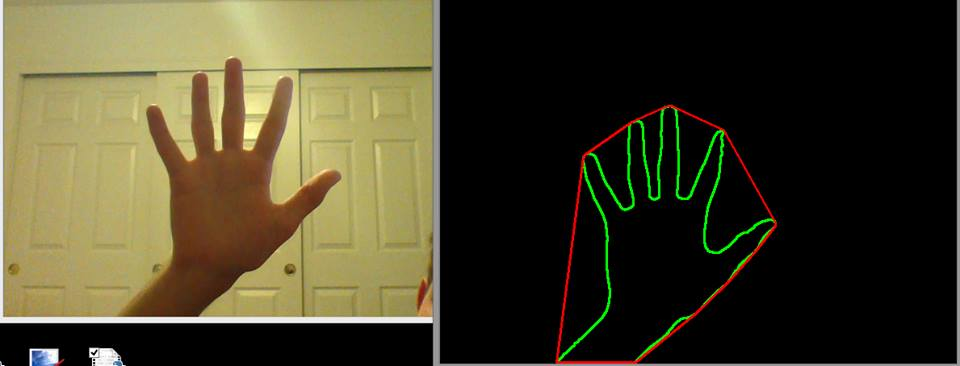
#> input picture images/hand_detection_sample.jpg, 960 x 366 px, given in place of the camera
$ python 'ifheqhar'"'"'s hand algorithm.py'   (older library calls are emulated)
#> lines starting #> are read from the running program, lines starting #| are printed output that depends on the picture; after the words box and inside, x2 and y2 are one past the last pixel; in counts of white or black regions, pixels touching at a corner belong together
import cv2
import numpy as np

cv2.namedWindow("frame")
vc = cv2.VideoCapture(0)

if vc.isOpened(): # try to get the first frame
    rval, img = vc.read()
#> img is the input picture: shape (366, 960, 3); mean B, G, R 41.7, 65.7, 71
else:
    rval = False

#Other Variables
WIDTH=640
HEIGHT=480
ballx=100
bally=HEIGHT/2
balldx=5
balldy=20.0
paddley=HEIGHT/2
paddledy=10
paddlelen=100

'''
def displayBall():
    global ballx, bally, balldx, balldy
    global oldbox
    ballx+=balldx
    bally+=balldy
    if (bally<=balldy+10): balldy=-balldy; bally=balldy+10+1
    if (bally>=HEIGHT-balldy-10): balldy=-balldy; bally=HEIGHT-balldy-20-1

    if (ballx>=oldbox[0][0]): None
    cv2.circle(frame,(int(ballx),int(bally)),10,(255,255,255),thickness=-1,lineType=8,shift=0)

def displayPaddle():
    global paddley, paddledy, paddlelen
    if (bally>paddley+paddlelen/2+10): paddley+=paddledy
    if (bally<paddley+paddlelen/2-10): paddley-=paddledy
    if (paddley<0): paddley=0
    if (paddley>HEIGHT-paddlelen): paddley=HEIGHT-paddlelen
    cv2.rectangle(frame,(50,int(paddley)),(50+15,int(paddley+paddlelen)),(255,255,255),-1)
'''


size=0
delay=5
while rval:

    #print res.dtype
    #Take each frame
    _, frame = vc.read()
    #Convert BGR to HSV
    #invert=cv2.bitwise_not(frame,None)
    '''hsv = cv2.cvtColor(frame, cv2.COLOR_BGR2HSV)
    gray2 = cv2.cvtColor(frame, cv2.COLOR_BGR2HSV)'''
    #Define range of blue color in HSV
    '''lower_blue = np.array([45,80,80])
    upper_blue = np.array([75,255,255])'''
    #Threshold the HSV image to get only blue colors
    '''mask = cv2.inRange(hsv, lower_blue, upper_blue)'''
    #Bitwise-AND mask and original image
    '''res = cv2.bitwise_and(frame, frame, mask=mask)'''
    # [15 lines of commented-out code are left out]
    gray=cv2.cvtColor(frame,cv2.COLOR_BGR2GRAY)
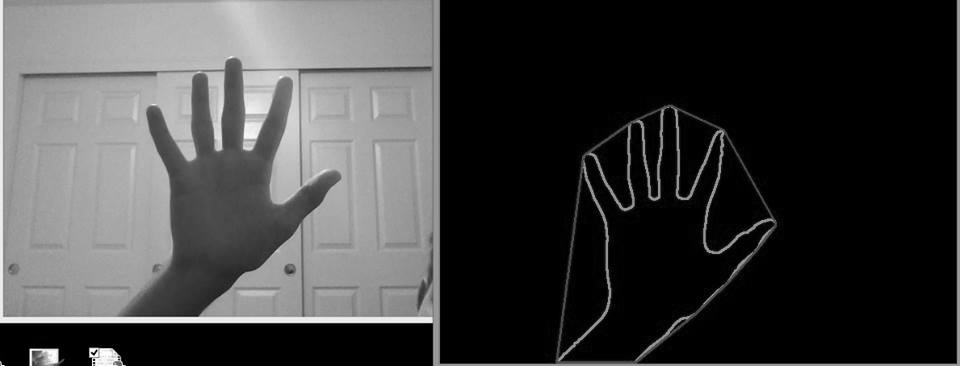
#> gray: shape (366, 960); min 0, max 255, mean 64.5
    blur=cv2.GaussianBlur(gray,(5,5),0)
    ret,thresh1=cv2.threshold(blur,70,255,cv2.THRESH_BINARY_INV+cv2.THRESH_OTSU)
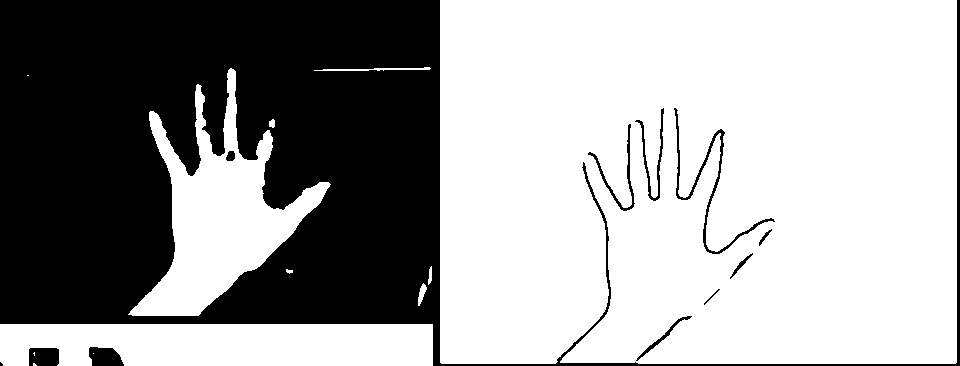
#> thresh1: shape (366, 960); 62.9% white; 12 black regions (1 under 20 px)
#> ret = 84
    #Whatever this does
    contours, hierarchy=cv2.findContours(thresh1,cv2.RETR_TREE,cv2.CHAIN_APPROX_SIMPLE)
#> contours = 20 contours, 5 with area under 20; largest, box (x1, y1, x2, y2) and area: (440, 0, 957, 364) 186460, (128, 68, 331, 316) 17646, (0, 324, 433, 366) 16606, (673, 107, 776, 255) 1315, (634, 107, 665, 202) 606
    drawing=None
    drawing=np.zeros(frame.shape,np.uint8)

    max_area=0
    #if (len(contours)>0):
    if True:
        for n in range(len(contours)):
            cnt=contours[n]
            area=cv2.contourArea(cnt)
            if(area>max_area):
                max_area=area
                ci=n
#> this loop made 20 passes
#> (area, max_area) on passes 4, 10, 13: (16605.5, 16605.5), (17646, 17646), (186460, 186460)
#> area on passes 5, 7, 8, 11, 12, 14: 81.5, 33, 32.5, 87.5, 112, 279
#> after the loop, ci = 12; max_area = 186460
        cnt=contours[ci]
#> cnt = contour of 169 points, box (x1, y1, x2, y2) (440, 0, 957, 364), area 186460
        hull=cv2.convexHull(cnt)
#> hull = [[956, 0], [956, 362], [955, 363], [441, 363], [440, 362], [440, 0]]
        #drawing=np.zeros(frame.shape,np.uint8)
        cv2.drawContours(drawing,[cnt],0,(0,255,0),2)
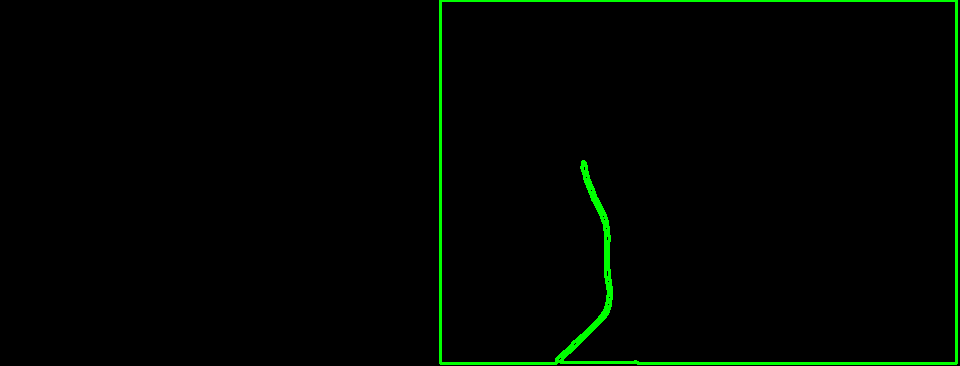
#> drawing: shape (366, 960, 3); mean of channels 0, 1, 2 0, 4.5, 0; drawn as B, G, R
        cv2.drawContours(drawing,[hull],0,(0,0,255),2)
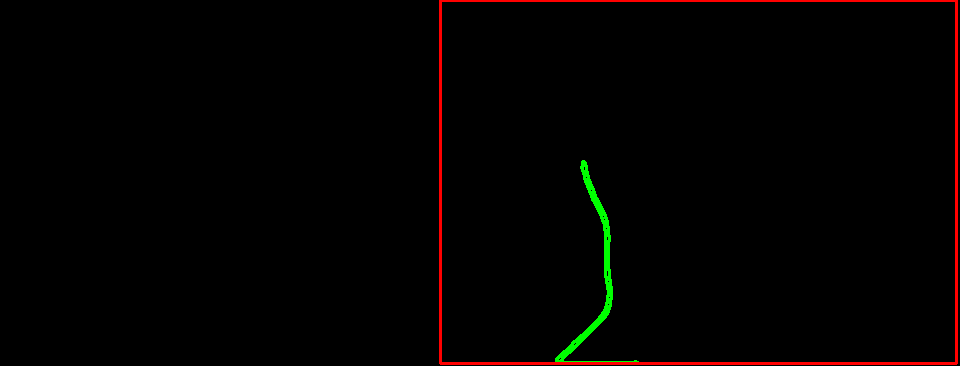
#> drawing: shape (366, 960, 3); 1.35% of pixels changed, all inside (x1, y1, x2, y2) = (439, 0, 958, 365); drawn as B, G, R

        # [8 lines of commented-out code are left out]

        '''#print(delay)
        if (cv2.contourArea(box)>size-5000 and cv2.contourArea(box)<size+5000):
            size=cv2.contourArea(box); delay=8; oldbox=box
        else: delay-=1
        if (size==0 or delay<=0): size=cv2.contourArea(box); delay=8; oldbox=box
        '''

        #cv2.drawContours(frame,[oldbox],0,(0,0,255),2)
        #cv2.circle(gray,(a,b), 5, (0,0,255), -1)

    '''displayBall()
    displayPaddle()'''

    cv2.imshow('frame',frame)
    cv2.imshow('gray',drawing)

    key = cv2.waitKey(20)
#> (key Esc is pressed here)
    if key == 27:
        cv2.destroyWindow("frame")
        cv2.destroyWindow("gray")
        vc.release()
        break
